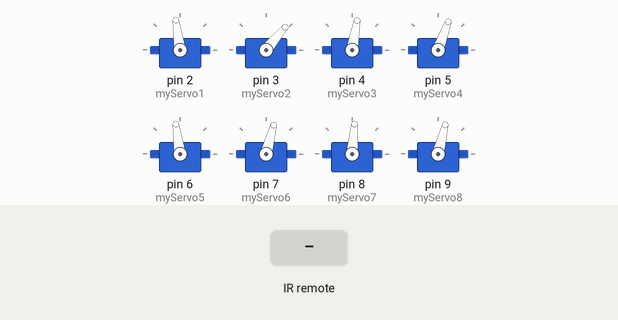
Recording of a sketch running on a simulated Arduino Uno, built with avr-gcc and run on an emulated ATmega328P. Shown: 8 × servo. The test bench sets the inputs (shaded band).

Above: at 1.2 s.
1.3 s: infrared code 0xFF629D received
At 4.1 s:
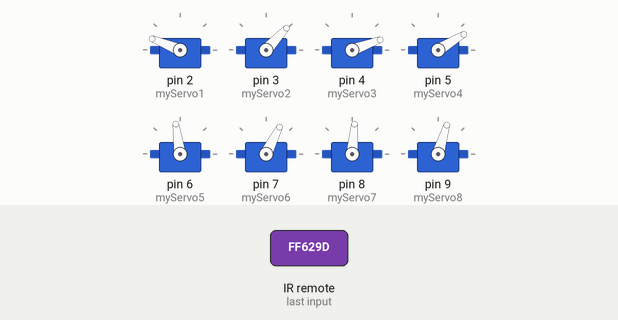
4.3 s: infrared code 0xFFA857 received
At 6.7 s:
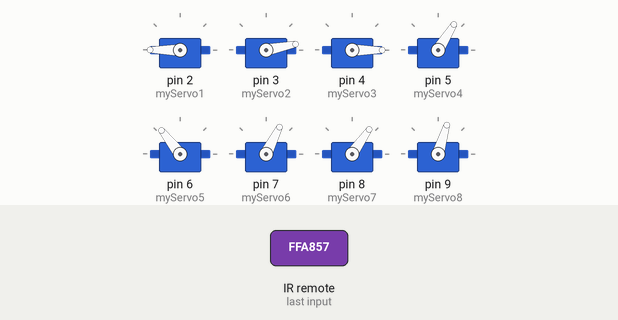
7.3 s: infrared code 0xFFC23D received
At 9.9 s:
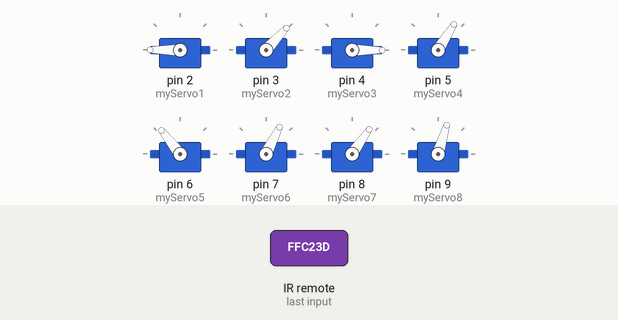
10.3 s: infrared code 0xFF22DD received
At 10.76 s:
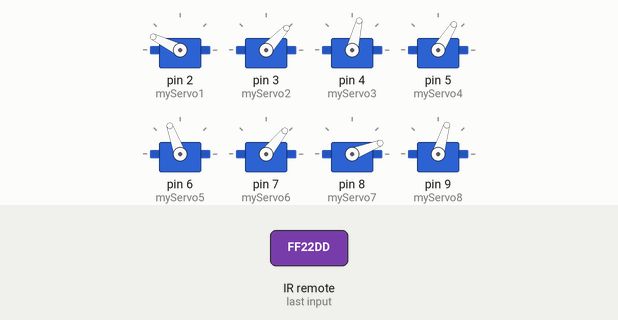
13.3 s: infrared code 0xFF6897 received
At 14.0 s:
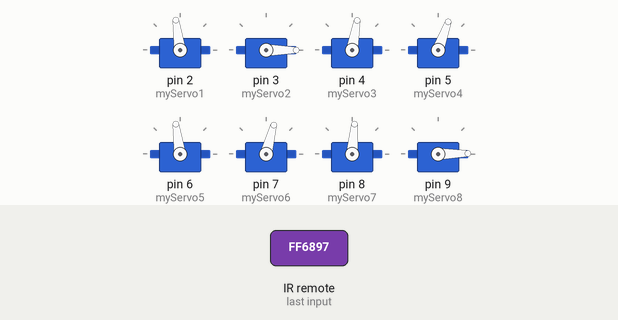
15.7 s: infrared code 0xFF9867 received
At 16.45 s:
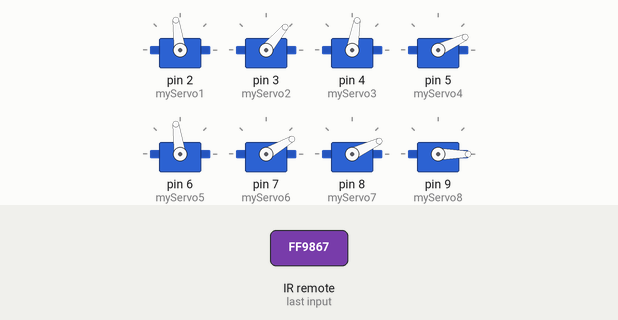
Timing chart, 0 to 19.0 s (numbered marks = the images above; inputs shaded):
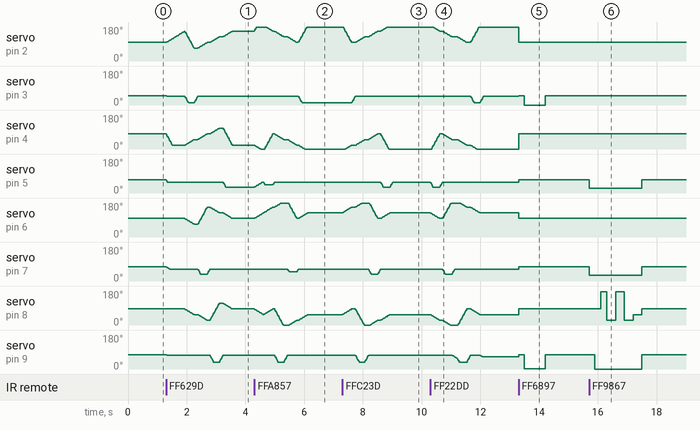

The sketch:

ir.ino
```cpp
//==========================================================================================
//
//  Program for controlling a mePed Robot using an IR Remote
//
//  The mePed is an open source quadruped robot designed by Scott Pierce of
//  Spierce Technologies (www.meped.io & www.spiercetech.com)
//
//  This program is based on code written by Alexey Butov (www.alexeybutov.wix.com/roboset)
//
//==========================================================================================

#include <IRremote.h> // include IR Remote library
#include <Servo.h>    // include servo library

//===== Globals ============================================================================

// Define IR Remote Button Codes
#define irUp  16736925
#define irDown 16754775
#define irRight 16761405
#define irLeft 16720605
#define irOK 16712445
#define ir1 16738455
#define ir2 16750695
#define ir3 16756815
#define ir4 16724175
#define ir5 16718055
#define ir6 16743045
#define ir7 16716015
#define ir8 16726215
#define ir9 16734885
#define ir0 16730805
#define irStar 16728765
#define irPound 16732845
#define irRepeat 4294967295

// calibration
// pivot servos
int da =  8,  // Left Front Pivot
    db =  -10,  // Left Back Pivot
    dc =  8,  // Right Back Pivot
    dd =  -5;  // Right Front Pivot

// lift servos
int dw =  -40,  // Left Front Lift
    dx =  -20,  // Left Back Lift
    dy =  -15,  // Right Back Lift
    dz =  -14;  // Right Front Lift

// servo initial positions + calibration
int a90  = (90  + da),
    a120 = (120 + da),
    a150 = (150 + da),
    a180 = (180 + da);

int b0   = (0   + db),
    b30  = (30  + db),
    b60  = (60  + db),
    b90  = (90  + db);

int c90  = (90  + dc),
    c120 = (120 + dc),
    c150 = (150 + dc),
    c180 = (180 + dc);

int d0   = (0   + dd),
    d30  = (30  + dd),
    d60  = (60  + dd),
    d90  = (90  + dd);

// start points for servo
int s11 = 90; // Front Left Pivot Servo
int s12 = 90; // Front Left Lift Servo
int s21 = 90; // Back Left Pivot Servo
int s22 = 90; // Back Left Lift Servo
int s31 = 90; // Back Right Pivot Servo
int s32 = 90; // Back Right Lift Servo
int s41 = 90; // Front Right Pivot Servo
int s42 = 90; // Front Right Lift Servo

int f    = 0;
int b    = 0;
int l    = 0;
int r    = 0;
int spd  = 3;  // Speed of walking motion, larger the number, the slower the speed
int high = 0;   // How high the robot is standing

// Define 8 Servos
Servo myServo1; // Front Left Pivot Servo
Servo myServo2; // Front Left Lift Servo
Servo myServo3; // Back Left Pivot Servo
Servo myServo4; // Back Left Lift Servo
Servo myServo5; // Back Right Pivot Servo
Servo myServo6; // Back Right Lift Servo
Servo myServo7; // Front Right Pivot Servo
Servo myServo8; // Front Right Lift Servo

// Set up IR Sensor
int irReceiver = 12;       // Use pin D12 for IR Sensor
IRrecv irrecv(irReceiver); // create a new instance of the IR Receiver
decode_results results;

//==========================================================================================

//===== Setup ==============================================================================

void setup() {
  // Attach servos to Arduino Pins
  myServo1.attach(2);
  myServo2.attach(3);
  myServo3.attach(4);
  myServo4.attach(5);
  myServo5.attach(6);
  myServo6.attach(7);
  myServo7.attach(8);
  myServo8.attach(9);

  irrecv.enableIRIn(); //start the receiver

  Serial.begin (9600);

}//setup

//==========================================================================================

//== Loop ==================================================================================

void loop() {
  unsigned long value;
  unsigned long lastValue;

  center_servos();  // Center all servos
  high = 15;        // Set height to 15
  spd =10;          // Try to keep it greater than 3

  while (1 == 1)    // Loop forever
  {
//    if (irrecv.decode(&results)) // If we have received an IR signal
//      value = results.value;
//    else
//      value = lastValue;

    if (irrecv.decode(&results)) // If we have received an IR signal
    {
      value = results.value;

      if (value == irRepeat)
        value = lastValue;

      switch (value)
      {
        case irUp:
          lastValue = irUp;
          forward();
          break;

        case irDown:
          lastValue = irDown;
          back();
          break;

        case irRight:
          lastValue = irRight;
          turn_right();
          break;

        case irLeft:
          lastValue = irLeft;
          turn_left();
          break;

        case irOK:
          lastValue = irOK;
          break;

        case ir1:
          lastValue = ir1;
          bow();
          break;

        case ir2:
          lastValue = ir2;
          wave();
          break;

        case ir3:
          lastValue = ir3;
          increase_speed();
          break;

        case ir4:
          lastValue = ir4;
          break;

        case ir5:
          lastValue = ir5;
          break;

        case ir6:
          lastValue = ir6;
          decrease_speed();
          break;

        case ir7:
          lastValue = ir7;
          break;

        case ir8:
          lastValue = ir8;
          dance();
          break;

        case ir9:
          lastValue = ir9;
          break;

        case ir0:
          lastValue = ir0;
          center_servos();
          break;

        case irStar:
          lastValue = irStar;
          trim_left();
          break;

        case irPound:
          lastValue = irPound;
          trim_right();
          break;

        default:
          break;
      }

      irrecv.resume(); //next value
       delay(50);  // Pause for 50ms before executing next movement

     }// if irrecv.decode
  }//while

}//loop

void dance() {
  center_servos();
  delay(100);
  lean_left();
  delay(300);
  lean_right();
  delay(300);
  lean_left();
  delay(300);
  lean_right();
  delay(300);
  lean_left();
  delay(300);
  lean_right();
  delay(300);
  lean_left();
  delay(300);
  lean_right();
  delay(800);
  center_servos();
  delay(300);
  bow();
  center_servos();
}

//== Wave ==================================================================================

void wave() {
  /*
  myServo1 - Front Left Pivot Servo
  myServo2 - Front Left Lift Servo
  myServo3 - Back Left Pivot Servo
  myServo4 - Back Left Lift Servo
  myServo5 - Back Right Pivot Servo
  myServo6 - Back Right Lift Servo
  myServo7 - Front Right Pivot Servo
  myServo8 - Front Right Lift Servo
  */

  center_servos();
  myServo4.write(45 + dx);
  myServo6.write(45 + dy);
  delay(200);
  myServo8.write(0 + dz);
  delay(200);
  myServo7.write(180 + dd);
  delay(200);
  myServo7.write(30 + dd);
  delay(300);
  myServo7.write(180 + dd);
  delay(300);
  myServo7.write(30 + dd);
  delay(300);
  myServo7.write(s41 + dd);
  delay(300);
  myServo8.write(s42 + dz);
  center_servos();

}

//== Bow ===================================================================================

void bow() {
  center_servos();
  delay(200);
  myServo2.write(15 + dw);
  myServo8.write(15 + dz);
  delay(700);
  myServo2.write(90 + dw);
  myServo8.write(90 + dz);
  delay(700);
}

//== Lean_Left =============================================================================

void lean_left() {
  myServo2.write(15 + dw);
  myServo4.write(15 + dx);
  myServo6.write(150 + dy);
  myServo8.write(150 + dz);
}

//== Lean_Right ============================================================================

void lean_right() {
  myServo2.write(150 + dw);
  myServo4.write(150 + dx);
  myServo6.write(15 + dy);
  myServo8.write(15 + dz);
}

//== Lean_Left =============================================================================

void trim_left() {
  da--; // Left Front Pivot
  db--; // Left Back Pivot
  dc--; // Right Back Pivot
  dd--; // Right Front Pivot
}

//== Lean_Right ============================================================================

void trim_right() {
  da++; // Left Front Pivot
  db++; // Left Back Pivot
  dc++; // Right Back Pivot
  dd++; // Right Front Pivot
}

//== Forward ===============================================================================

void forward() {
  // set servo positions and speeds needed to walk forward one step
  // (LFP, LBP,RBP, RFP,LFL, LBL, RBL, RFL, S1, S2, S3, S4)
  srv(150, 30, 90,  90, 42,  33,  33,  42,  1,  3,  1,  1);
  srv(60,  60, 60,  60, 6,   33,  33,  42,  3,  1,  1,  1);
  srv(60,  60, 60,  60, 42,  33,  33,  42,  3,  1,  1,  1);
  srv(90,  90, 150, 30,  42,  33,  6,   42,  1,  1,  3,  1);
  srv(90,  90, 150, 30,  42,  33,  33,  42,  1,  1,  3,  1);
  srv(120, 120,120, 120, 42,  33,  33,  6,   1,  1,  1,  3);
  srv(120, 120,120, 120, 42,  33,  33,  42,  1,  1,  1,  3);
  srv(150, 30, 90,  90, 42,  6,   33,  42,  1,  3,  1,  1);

  // Try the values below if the above are offsetting the spider gait

  // set servo positions and speeds needed to walk forward one step
  // (LFP, LBP,RBP, RFP,LFL, LBL, RBL, RFL, S1, S2, S3, S4)
  /*srv(180, 0 , 120, 60, 42,  33,  33,  42,  1,  3,  1,  1);
  srv( 90, 30, 90,  30, 6,   33,  33,  42,  3,  1,  1,  1);
  srv( 90, 30, 90,  30, 42,  33,  33,  42,  3,  1,  1,  1);
  srv(120, 60, 180, 0,  42,  33,  6,   42,  1,  1,  3,  1);
  srv(120, 60, 180, 0,  42,  33,  33,  42,  1,  1,  3,  1);
  srv(150, 90, 150, 90, 42,  33,  33,  6,   1,  1,  1,  3);
  srv(150, 90, 150, 90, 42,  33,  33,  42,  1,  1,  1,  3);
  srv(180, 0,  120, 60, 42,  6,   33,  42,  1,  3,  1,  1);*/
}

//== Back ==================================================================================

void back () {
  // set servo positions and speeds needed to walk backward one step
  // (LFP,  LBP, RBP,  RFP, LFL, LBL, RBL, RFL, S1, S2, S3, S4)
  srv(180, 0,  120, 60, 42, 33, 33, 42, 3,  1, 1, 1);
  srv(150, 90, 150, 90, 42, 18, 33, 42, 1,  3, 1, 1);
  srv(150, 90, 150, 90, 42, 33, 33, 42, 1,  3, 1, 1);
  srv(120, 60, 180, 0,  42, 33, 33, 6,  1,  1, 1, 3);
  srv(120, 60, 180, 0,  42, 33, 33, 42, 1,  1, 1, 3);
  srv(90,  30, 90,  30, 42, 33, 18, 42, 1,  1, 3, 1);
  srv(90,  30, 90,  30, 42, 33, 33, 42, 1,  1, 3, 1);
  srv(180, 0,  120, 60, 6,  33, 33, 42, 3,  1, 1, 1);

}

//== Left =================================================================================

void turn_left () {
  // set servo positions and speeds needed to turn left one step
  // (LFP,  LBP, RBP,  RFP, LFL, LBL, RBL, RFL, S1, S2, S3, S4)
  srv(150,  90, 90,  30, 42, 6,  33, 42, 1, 3, 1, 1);
  srv(150,  90, 90,  30, 42, 33, 33, 42, 1, 3, 1, 1);
  srv(120,  60, 180, 0,  42, 33, 6,  42, 1, 1, 3, 1);
  srv(120,  60, 180, 0,  42, 33, 33, 24, 1, 1, 3, 1);
  srv(90,   30, 150, 90, 42, 33, 33, 6,  1, 1, 1, 3);
  srv(90,   30, 150, 90, 42, 33, 33, 42, 1, 1, 1, 3);
  srv(180,  0,  120, 60, 6,  33, 33, 42, 3, 1, 1, 1);
  srv(180,  0,  120, 60, 42, 33, 33, 33, 3, 1, 1, 1);
}

//== Right ================================================================================

void turn_right () {
  // set servo positions and speeds needed to turn right one step
  // (LFP,  LBP, RBP,  RFP, LFL, LBL, RBL, RFL, S1, S2, S3, S4)
  srv( 90, 30, 150, 90, 6,  33, 33, 42, 3, 1, 1, 1);
  srv( 90, 30, 150, 90, 42, 33, 33, 42, 3, 1, 1, 1);
  srv(120, 60, 180, 0,  42, 33, 33, 6,  1, 1, 1, 3);
  srv(120, 60, 180, 0,  42, 33, 33, 42, 1, 1, 1, 3);
  srv(150, 90, 90,  30, 42, 33, 6,  42, 1, 1, 3, 1);
  srv(150, 90, 90,  30, 42, 33, 33, 42, 1, 1, 3, 1);
  srv(180, 0,  120, 60, 42, 6,  33, 42, 1, 3, 1, 1);
  srv(180, 0,  120, 60, 42, 33, 33, 42, 1, 3, 1, 1);
}

//== Center Servos ========================================================================

void center_servos() {
  myServo1.write(90 + da);
  myServo2.write(90 + dw);
  myServo3.write(90 + db);
  myServo4.write(90 + dx);
  myServo5.write(90 + dc);
  myServo6.write(90 + dy);
  myServo7.write(90 + dd);
  myServo8.write(90 + dz);

  int s11 = 90; // Front Left Pivot Servo
  int s12 = 90; // Front Left Lift Servo
  int s21 = 90; // Back Left Pivot Servo
  int s22 = 90; // Back Left Lift Servo
  int s31 = 90; // Back Right Pivot Servo
  int s32 = 90; // Back Right Lift Servo
  int s41 = 90; // Front Right Pivot Servo
  int s42 = 90; // Front Right Lift Servo
}

//== Increase Speed ========================================================================

void increase_speed() {
  if (spd > 3)
    spd--;
}

//== Decrease Speed ========================================================================

void decrease_speed() {
  if (spd < 50)
    spd++;
}

//== Srv ===================================================================================

void srv( int  p11, int p21, int p31, int p41, int p12, int p22, int p32, int p42, int sp1, int sp2, int sp3, int sp4) {

  // p11: Front Left Pivot Servo
  // p21: Back Left Pivot Servo
  // p31: Back Right Pivot Servo
  // p41: Front Right Pivot Servo
  // p12: Front Left Lift Servo
  // p22: Back Left Lift Servo
  // p32: Back Right Lift Servo
  // p42: Front Right Lift Servo
  // sp1: Speed 1
  // sp2: Speed 2
  // sp3: Speed 3
  // sp4: Speed 4

  // Multiply lift servo positions by manual height adjustment
  p12 = p12 + high * 3;
  p22 = p22 + high * 3;
  p32 = p32 + high * 3;
  p42 = p42 + high * 3;

  while ((s11 != p11) || (s21 != p21) || (s31 != p31) || (s41 != p41) || (s12 != p12) || (s22 != p22) || (s32 != p32) || (s42 != p42)) {

    // Front Left Pivot Servo
    if (s11 < p11)            // if servo position is less than programmed position
    {
      if ((s11 + sp1) <= p11)
        s11 = s11 + sp1;      // set servo position equal to servo position plus speed constant
      else
        s11 = p11;
    }

    if (s11 > p11)            // if servo position is greater than programmed position
    {
      if ((s11 - sp1) >= p11)
        s11 = s11 - sp1;      // set servo position equal to servo position minus speed constant
      else
        s11 = p11;
    }

    // Back Left Pivot Servo
    if (s21 < p21)
    {
      if ((s21 + sp2) <= p21)
        s21 = s21 + sp2;
      else
        s21 = p21;
    }

    if (s21 > p21)
    {
      if ((s21 - sp2) >= p21)
        s21 = s21 - sp2;
      else
        s21 = p21;
    }

    // Back Right Pivot Servo
    if (s31 < p31)
    {
      if ((s31 + sp3) <= p31)
        s31 = s31 + sp3;
      else
        s31 = p31;
    }

    if (s31 > p31)
    {
      if ((s31 - sp3) >= p31)
        s31 = s31 - sp3;
      else
        s31 = p31;
    }

    // Front Right Pivot Servo
    if (s41 < p41)
    {
      if ((s41 + sp4) <= p41)
        s41 = s41 + sp4;
      else
        s41 = p41;
    }

    if (s41 > p41)
    {
      if ((s41 - sp4) >= p41)
        s41 = s41 - sp4;
      else
        s41 = p41;
    }

    // Front Left Lift Servo
    if (s12 < p12)
    {
      if ((s12 + sp1) <= p12)
        s12 = s12 + sp1;
      else
        s12 = p12;
    }

    if (s12 > p12)
    {
      if ((s12 - sp1) >= p12)
        s12 = s12 - sp1;
      else
        s12 = p12;
    }

    // Back Left Lift Servo
    if (s22 < p22)
    {
      if ((s22 + sp2) <= p22)
        s22 = s22 + sp2;
      else
        s22 = p22;
    }

    if (s22 > p22)
    {
      if ((s22 - sp2) >= p22)
        s22 = s22 - sp2;
      else
        s22 = p22;
    }

    // Back Right Lift Servo
    if (s32 < p32)
    {
      if ((s32 + sp3) <= p32)
        s32 = s32 + sp3;
      else
        s32 = p32;
    }

    if (s32 > p32)
    {
      if ((s32 - sp3) >= p32)
        s32 = s32 - sp3;
      else
        s32 = p32;
    }

    // Front Right Lift Servo
    if (s42 < p42)
    {
      if ((s42 + sp4) <= p42)
        s42 = s42 + sp4;
      else
        s42 = p42;
    }

    if (s42 > p42)
    {
      if ((s42 - sp4) >= p42)
        s42 = s42 - sp4;
      else
        s42 = p42;
    }

    // Write Pivot Servo Values
    myServo1.write(s11 + da);
    myServo3.write(s21 + db);
    myServo5.write(s31 + dc);
    myServo7.write(s41 + dd);

    // Write Lift Servos Values
    myServo2.write(s12 + dw);
    myServo4.write(s22 + dx);
    myServo6.write(s32 + dy);
    myServo8.write(s42 + dz);

    delay(spd); // Delay before next movement

  }//while
} //srv
```

Measured:
- after the input at 1.3 s, servo on pin 5 (myServo4): 70° → 58° at once, → 31° 1.9 s later
- after the input at 4.3 s, servo on pin 3 (myServo2): 47° → 11° after 1.5 s; servo on pin 7 (myServo6): 63° → 48° after 1.1 s, → 63° 0.32 s later
- after the input at 7.3 s, servo on pin 3 (myServo2): 11° → 47° after 0.32 s; servo on pin 4 (myServo3): rises from 0° to 80° in 1.1 s, then falls to 0° in 0.38 s
- after the input at 10.3 s, servo on pin 4 (myServo3): rises from 0° to 80° in 0.26 s, then falls to 0° in 1.3 s
- after the input at 13.3 s, servo on pin 2 (myServo1): 180° → 98° at once; servo on pin 3 (myServo2): 47° → 50° at once, → 0° 0.20 s later, → 50° 0.70 s later; servo on pin 4 (myServo3): 0° → 80° at once; servo on pin 5 (myServo4): 58° → 70° at once; servo on pin 6 (myServo5): 128° → 98° at once
- after the input at 15.7 s, servo on pin 5 (myServo4): 70° → 25° at once, → 70° 1.8 s later; servo on pin 7 (myServo6): 75° → 30° at once, → 75° 1.8 s later
